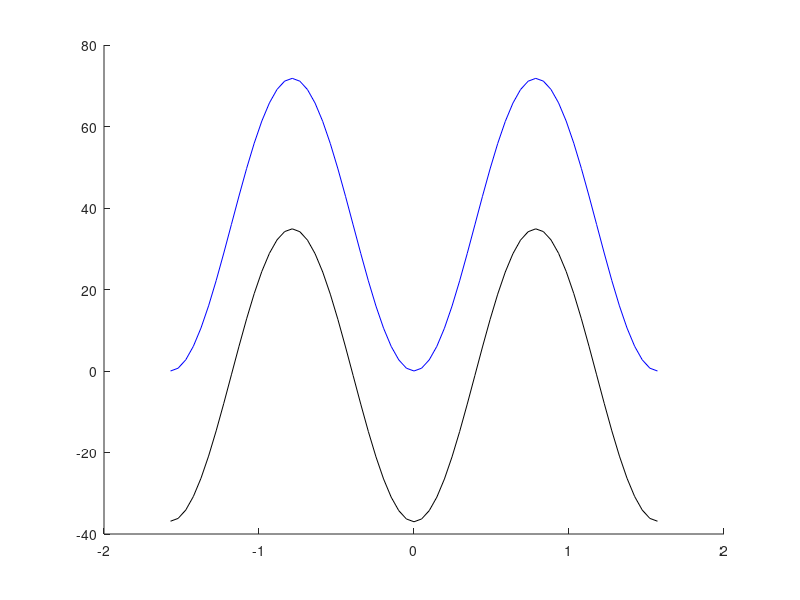
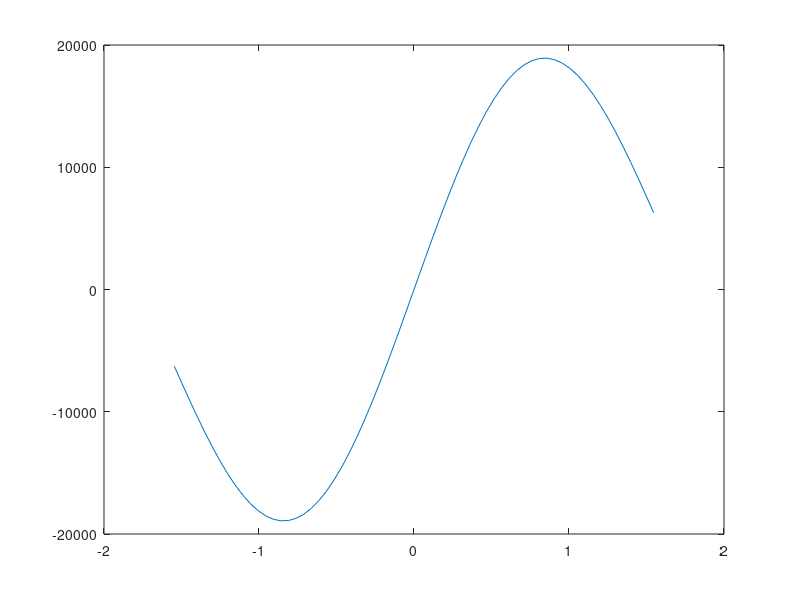
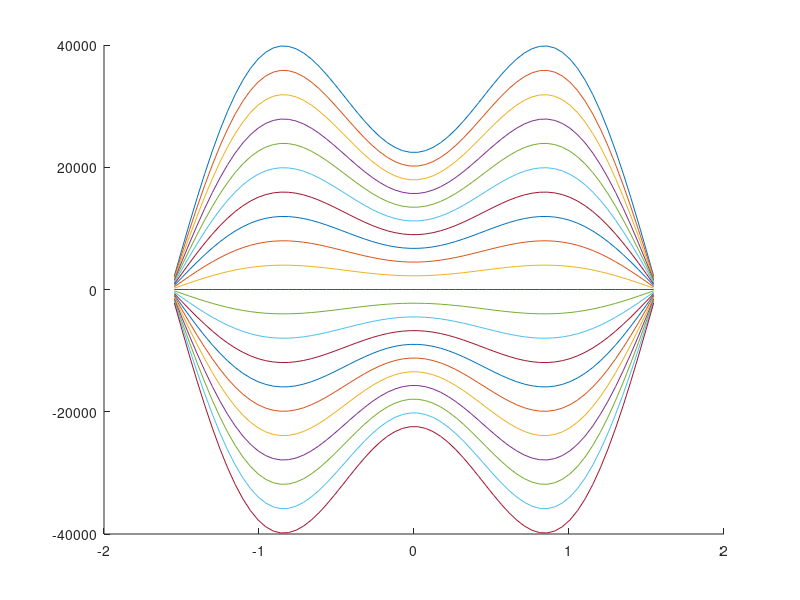

Reproduce these figures in MATLAB, in order.
clear
clc

angles = -pi/2:pi/64:pi/2;

i = 1;
for angle = angles
    a = cos(angle) * 6378137.0;
    b = sin(angle) * 6356752.3142;
    a = a*a;
    b = b*b;
    c(i) =  sqrt( (a*6378137.0^2 + b*6356752.3142^2)/(a+b));
    a = cos(angle) / 6378137.0;
    b = sin(angle) / 6356752.3142;
    d(i) = c(i) - 1 / sqrt(a * a + b * b);
    h = sin(angle);
    h = h*h;
    e(i) = c(i) - 6378174/sqrt(1+h*0.006739501254387);
    i = i + 1;
end
figure
hold on
plot(angles,d,'b')
plot(angles,e,'k')

angles = -pi/2+pi/128:pi/64:pi/2-pi/128;
i = 1;
for latitude = angles
    A = 6371000 * latitude;
    B = 6367447.280965017 * latitude - 16037.66164350688 * sin(2 * latitude) + 16.830635231967932 * sin(4 * latitude) - 0.021963382146682 * sin(6 * latitude);
    h(i) = A-B;
    i = i + 1;
end
figure
plot(angles,h);

i = 0;
for longitude = -pi:pi/10:pi
    i = i + 1;
    j = 1;
    for latitude = angles
        A = 6371000 * cos(latitude) * longitude;
        B = (6383485.515566318 * cos(latitude) - 5357.155384473197 * cos(3 * latitude) + 6.760901982543714 * cos(5 * latitude)) * longitude;
        u(i,j) = A-B;
        j = j + 1;
    end
end
figure 
hold on
for k = 1:i
    plot(angles,u(k,:))
end

% figure
% hold on
% plot(angles,A,'b')
% plot(angles,B,'k')
% 
% r = [ -0.775801556315396	-0.5411188996791423	-0.3245339452640414	];
% e = [ 0.572083460485017 -0.820195412227773 0.0	];
% n = [ -0.2661812530177462	 -0.1856605024515079 0.9458740499513433	];
% 
% figure
% hold on
% plot3([0 r(1)], [0 r(2)], [0 r(3)],'r');
% plot3([0 e(1)], [0 e(2)], [0 e(3)],'b');
% plot3([0 n(1)], [0 n(2)], [0 n(3)],':k');
% axis equal